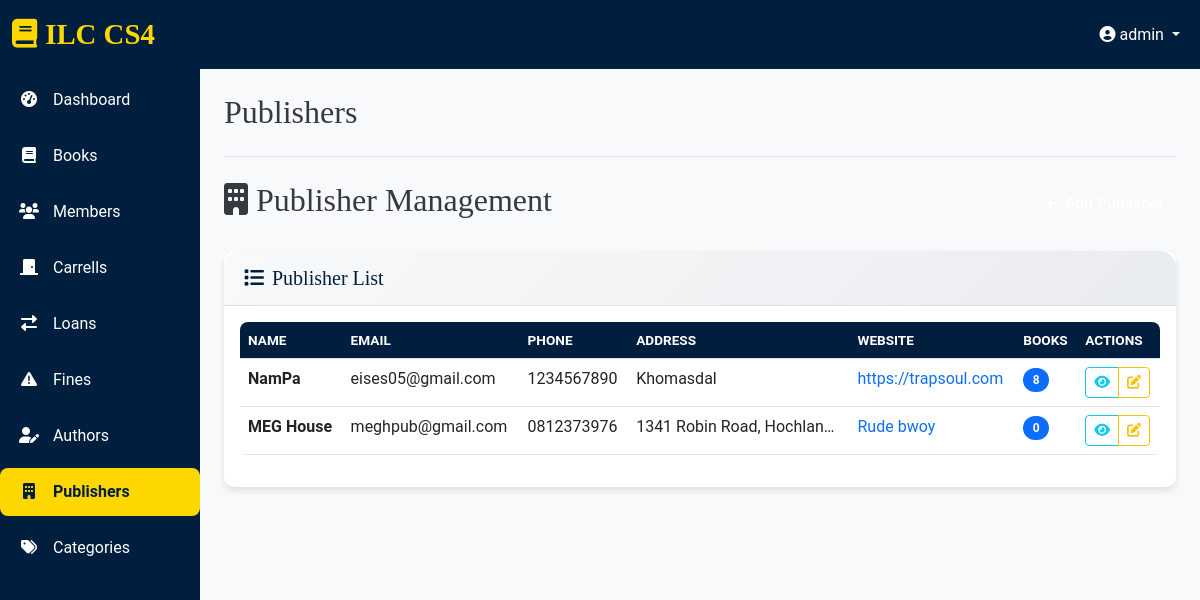
The app's page /publishers (signed in), older data.
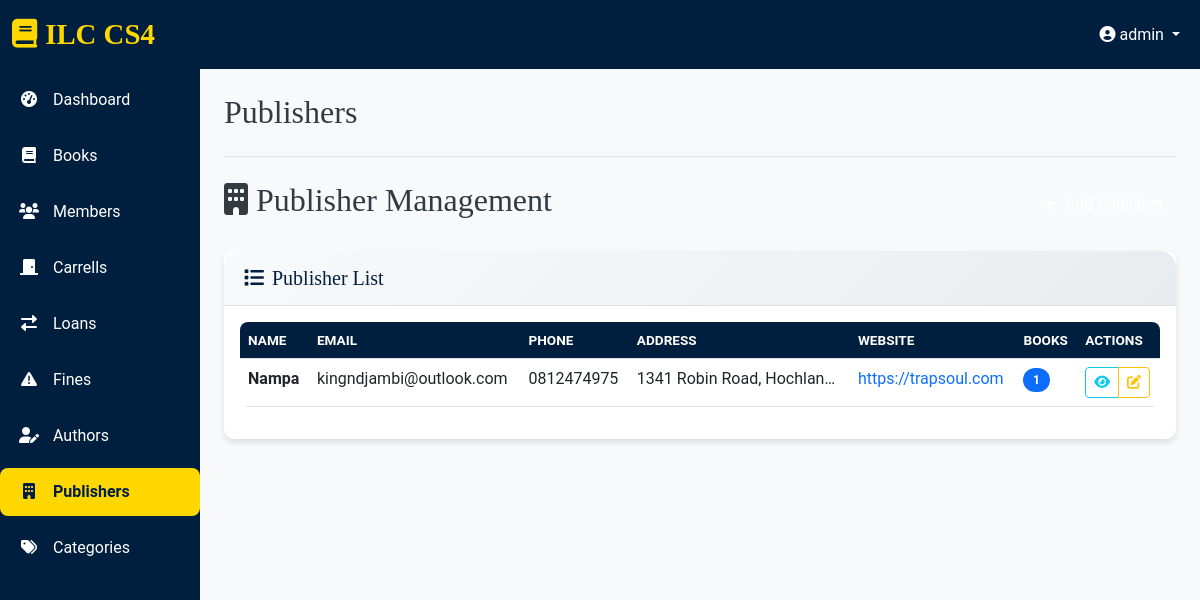
The same page, newer data.
### app.py (models this page shows)
class Publisher(db.Model):
    id = db.Column(db.Integer, primary_key=True)
    name = db.Column(db.String(200), nullable=False)
    address = db.Column(db.Text)
    phone = db.Column(db.String(20))
    email = db.Column(db.String(120))
    website = db.Column(db.String(200))
    created_at = db.Column(db.DateTime, default=datetime.utcnow)
    books = db.relationship('Book', backref='publisher', lazy=True)

### app.py (the view)
@app.route('/publishers')
@login_required
def publishers():
    if current_user.role not in ['admin', 'librarian']:
        flash('Access denied', 'error')
        return redirect(url_for('dashboard'))
    publishers = Publisher.query.all()
    form = PublisherForm()
    return render_template('publishers.html', title='Publishers', publishers=publishers, form=form)

### app.py (called while the page is built)
@app.context_processor
def inject_now():
    return {'now': datetime.utcnow()}

@login_manager.user_loader
def load_user(user_id):
    return User.query.get(int(user_id))

### templates/publishers.html (shortened to what the changed rows need)
{% extends "base.html" %}
{% block content %}
<div class="d-flex justify-content-between align-items-center mb-4">
    <h2><i class="fas fa-building me-2"></i>Publisher Management</h2>
</div>
<div class="card">
    <div class="card-body">
        {% if publishers %}
        <div class="table-responsive">
            <table class="table table-hover">
                <thead>
                    <tr>
                        <th>Name</th>
                        <th>Email</th>
                        <th>Phone</th>
                        <th>Address</th>
                        <th>Website</th>
                        <th>Books</th>
                        <th>Actions</th>
                    </tr>
                </thead>
                <tbody>
                    {% for publisher in publishers %}
                    <tr>
                        <td>
                            <div class="fw-bold">{{ publisher.name }}</div>
                        </td>
                        <td>{{ publisher.email or 'N/A' }}</td>
                        <td>{{ publisher.phone or 'N/A' }}</td>
                        <td>
                            {% if publisher.address %}
                            <span class="d-inline-block text-truncate" style="max-width: 200px;">
                                {{ publisher.address }}
                            </span>
                            {% else %}
                            <span class="text-muted">No address</span>
                            {% endif %}
                        </td>
                        <td>
                            {% if publisher.website %}
                            <a href="{{ publisher.website }}" target="_blank" class="text-decoration-none">
                                {{ publisher.website|truncate(20) }}
                            </a>
                            {% else %}
                            <span class="text-muted">N/A</span>
                            {% endif %}
                        </td>
                        <td>
                            <span class="badge bg-primary">{{ publisher.books|length }}</span>
                        </td>
                        <td>
                            <div class="btn-group">
                                <button class="btn btn-sm btn-outline-info view-publisher-btn"
                                        data-publisher-id="{{ publisher.id }}"
                                        data-publisher-name="{{ publisher.name }}"
                                        data-publisher-email="{{ publisher.email or 'N/A' }}"
                                        data-publisher-phone="{{ publisher.phone or 'N/A' }}"
                                        data-publisher-address="{{ publisher.address or 'No address' }}"
                                        data-publisher-website="{{ publisher.website or 'N/A' }}"
                                        data-publisher-books-count="{{ publisher.books|length }}"
                                        title="View Details">
                                    <i class="fas fa-eye"></i>
                                </button>
                                {% if current_user.role in ['admin', 'librarian'] %}
                                <button class="btn btn-sm btn-outline-warning edit-publisher-btn"
                                        data-publisher-id="{{ publisher.id }}"
                                        data-publisher-name="{{ publisher.name }}"
                                        data-publisher-email="{{ publisher.email or '' }}"
                                        data-publisher-phone="{{ publisher.phone or '' }}"
                                        data-publisher-address="{{ publisher.address or '' }}"
                                        data-publisher-website="{{ publisher.website or '' }}"
                                        title="Edit Publisher">
                                    <i class="fas fa-edit"></i>
                                </button>
                                {% endif %}
                            </div>
                        </td>
                    </tr>
                    {% endfor %}
                </tbody>
            </table>
        </div>
        {% endif %}
    </div>
</div>
{% endblock %}

Row changes from the older to the newer data that the page shows:
removed Publisher: name "MEG House", email "meghpub@gmail.com", phone "0812373976", address "1341 Robin Road, Hochlan…", website "Rude bwoy", books|length "0"
changed Publisher "https://trapsoul.com": name "NamPa" → "Nampa"; email "eises05@gmail.com" → "kingndjambi@outlook.com"; phone "1234567890" → "0812474975"; address "Khomasdal" → "1341 Robin Road, Hochlan…"; books|length "8" → "1"
